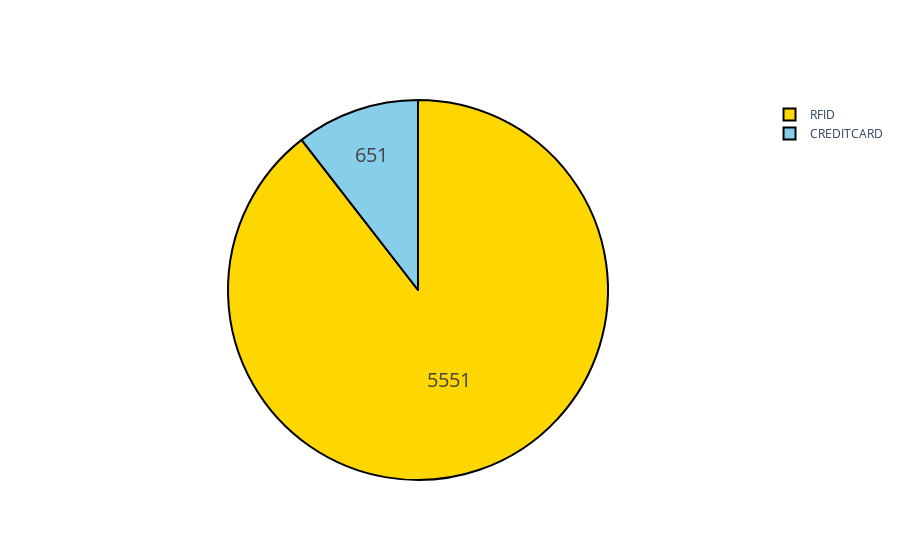

Here is the notebook cell this chart was saved with:
### Code cell
colors = ['gold','skyblue']

fig = go.Figure(data=[go.Pie(labels=['RFID','CREDITCARD'], values=[list(Counter(DataApporttype).values())[0],list(Counter(DataApporttyp).values())[1]])])
fig.update_traces(hoverinfo='label+percent', textinfo='value', textfont_size=20, marker=dict(colors=colors, line=dict(color='#000000', width=2)))
fig.show()

### Figure 1 — Plotly figure (JSON) as saved in the notebook; plotly's stock layout.template omitted (floating-point values rounded to 4 significant figures)
{"data": [{"hoverinfo": "label+percent", "labels": ["RFID", "CREDITCARD"], "marker": {"colors": ["gold", "skyblue"], "line": {"color": "#000000", "width": 2}}, "textfont": {"size": 20}, "textinfo": "value", "type": "pie", "values": [5551, 651]}], "layout": {"autosize": true}}
